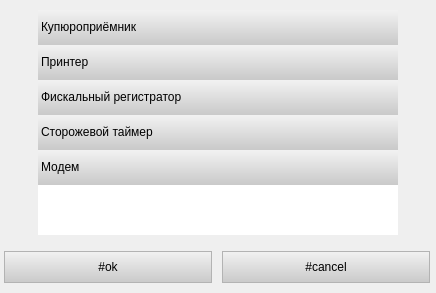
<?xml version="1.0" encoding="UTF-8"?>
<ui version="4.0">
 <class>frmHardwareWindow</class>
 <widget class="QWidget" name="frmHardwareWindow">
  <property name="geometry">
   <rect>
    <x>0</x>
    <y>0</y>
    <width>436</width>
    <height>293</height>
   </rect>
  </property>
  <property name="windowTitle">
   <string notr="true"/>
  </property>
  <property name="styleSheet">
   <string notr="true">/* Кнопки поиска и добавления устройства */
QPushButton
{
	border: 1px solid #B3B3B3;
	padding: 8px;
	width: 190px;
	color: black;
	background-color: qlineargradient(spread:pad, x1:0, y1:0, x2:0, y2:1, stop:0 #F2F2F2, stop:1 #C9C9C9);
}

QPushButton:pressed
{
	color: black;
	background-color: qlineargradient(spread:pad, x1:0, y1:0, x2:0, y2:1, stop:0 #C9C9C9, stop:1 #F2F2F2);
}

QPushButton:disabled
{
	color: grey;
	background-color: #C9C9C9;
}

/* Список типов устройств */
QListWidget
{
	border: none;
	min-width: 360 px;
}

QListWidget::item
{
	border: none;
	height: 35px;
	color: black;
	background-color: qlineargradient(spread:pad, x1:0, y1:0, x2:0, y2:1, stop:0 #F2F2F2, stop:1 #C9C9C9);
}

QListView::item:selected
{
	background-color: qlineargradient(spread:pad, x1:0, y1:0, x2:0, y2:1, stop:0 #6B90B3, stop:1 #E1F3FA);
}</string>
  </property>
  <layout class="QVBoxLayout" name="verticalLayout_2">
   <property name="spacing">
    <number>0</number>
   </property>
   <property name="margin">
    <number>0</number>
   </property>
   <item>
    <spacer name="verticalSpacer_3">
     <property name="orientation">
      <enum>Qt::Vertical</enum>
     </property>
     <property name="sizeType">
      <enum>QSizePolicy::Fixed</enum>
     </property>
     <property name="sizeHint" stdset="0">
      <size>
       <width>20</width>
       <height>10</height>
      </size>
     </property>
    </spacer>
   </item>
   <item>
    <widget class="QStackedWidget" name="stackedWidget">
     <property name="currentIndex">
      <number>1</number>
     </property>
     <widget class="QWidget" name="wAllDevicesPage">
      <layout class="QVBoxLayout" name="verticalLayout">
       <property name="margin">
        <number>0</number>
       </property>
       <item>
        <layout class="QHBoxLayout" name="horizontalLayout_2">
         <item>
          <spacer name="horizontalSpacer">
           <property name="orientation">
            <enum>Qt::Horizontal</enum>
           </property>
           <property name="sizeHint" stdset="0">
            <size>
             <width>40</width>
             <height>20</height>
            </size>
           </property>
          </spacer>
         </item>
         <item>
          <widget class="QPushButton" name="btnDetect">
           <property name="text">
            <string>#detect</string>
           </property>
          </widget>
         </item>
         <item>
          <widget class="QPushButton" name="btnAdd">
           <property name="text">
            <string>#add_slot</string>
           </property>
          </widget>
         </item>
         <item>
          <spacer name="horizontalSpacer_2">
           <property name="orientation">
            <enum>Qt::Horizontal</enum>
           </property>
           <property name="sizeHint" stdset="0">
            <size>
             <width>40</width>
             <height>20</height>
            </size>
           </property>
          </spacer>
         </item>
        </layout>
       </item>
       <item>
        <spacer name="verticalSpacer">
         <property name="orientation">
          <enum>Qt::Vertical</enum>
         </property>
         <property name="sizeType">
          <enum>QSizePolicy::Fixed</enum>
         </property>
         <property name="sizeHint" stdset="0">
          <size>
           <width>20</width>
           <height>10</height>
          </size>
         </property>
        </spacer>
       </item>
       <item>
        <widget class="QScrollArea" name="scrollArea">
         <property name="frameShape">
          <enum>QFrame::NoFrame</enum>
         </property>
         <property name="verticalScrollBarPolicy">
          <enum>Qt::ScrollBarAsNeeded</enum>
         </property>
         <property name="widgetResizable">
          <bool>true</bool>
         </property>
         <widget class="QWidget" name="scrollAreaWidgetContents">
          <property name="geometry">
           <rect>
            <x>0</x>
            <y>0</y>
            <width>98</width>
            <height>28</height>
           </rect>
          </property>
          <layout class="QVBoxLayout" name="verticalLayout_4">
           <property name="spacing">
            <number>0</number>
           </property>
           <property name="margin">
            <number>0</number>
           </property>
           <item>
            <widget class="QWidget" name="slotsWidget" native="true">
             <property name="sizePolicy">
              <sizepolicy hsizetype="Preferred" vsizetype="Expanding">
               <horstretch>0</horstretch>
               <verstretch>0</verstretch>
              </sizepolicy>
             </property>
            </widget>
           </item>
          </layout>
         </widget>
        </widget>
       </item>
      </layout>
     </widget>
     <widget class="QWidget" name="wSelectTypePage">
      <layout class="QVBoxLayout" name="verticalLayout_3">
       <property name="margin">
        <number>0</number>
       </property>
       <item>
        <layout class="QHBoxLayout" name="horizontalLayout_3">
         <item>
          <spacer name="horizontalSpacer_4">
           <property name="orientation">
            <enum>Qt::Horizontal</enum>
           </property>
           <property name="sizeHint" stdset="0">
            <size>
             <width>40</width>
             <height>20</height>
            </size>
           </property>
          </spacer>
         </item>
         <item>
          <layout class="QVBoxLayout" name="verticalLayout_5">
           <item>
            <widget class="QListWidget" name="lwTypes">
             <property name="enabled">
              <bool>true</bool>
             </property>
             <property name="sizePolicy">
              <sizepolicy hsizetype="Expanding" vsizetype="Expanding">
               <horstretch>0</horstretch>
               <verstretch>0</verstretch>
              </sizepolicy>
             </property>
             <item>
              <property name="text">
               <string notr="true">Купюроприёмник</string>
              </property>
             </item>
             <item>
              <property name="text">
               <string notr="true">Принтер</string>
              </property>
             </item>
             <item>
              <property name="text">
               <string notr="true">Фискальный регистратор</string>
              </property>
             </item>
             <item>
              <property name="text">
               <string notr="true">Сторожевой таймер</string>
              </property>
             </item>
             <item>
              <property name="text">
               <string notr="true">Модем</string>
              </property>
             </item>
            </widget>
           </item>
           <item>
            <spacer name="verticalSpacer_4">
             <property name="orientation">
              <enum>Qt::Vertical</enum>
             </property>
             <property name="sizeType">
              <enum>QSizePolicy::Fixed</enum>
             </property>
             <property name="sizeHint" stdset="0">
              <size>
               <width>20</width>
               <height>10</height>
              </size>
             </property>
            </spacer>
           </item>
          </layout>
         </item>
         <item>
          <spacer name="horizontalSpacer_3">
           <property name="orientation">
            <enum>Qt::Horizontal</enum>
           </property>
           <property name="sizeHint" stdset="0">
            <size>
             <width>40</width>
             <height>20</height>
            </size>
           </property>
          </spacer>
         </item>
        </layout>
       </item>
       <item>
        <layout class="QHBoxLayout" name="horizontalLayout">
         <item>
          <widget class="QPushButton" name="btnOk">
           <property name="sizePolicy">
            <sizepolicy hsizetype="Maximum" vsizetype="Fixed">
             <horstretch>0</horstretch>
             <verstretch>0</verstretch>
            </sizepolicy>
           </property>
           <property name="text">
            <string>#ok</string>
           </property>
          </widget>
         </item>
         <item>
          <widget class="QPushButton" name="btnCancel">
           <property name="sizePolicy">
            <sizepolicy hsizetype="Maximum" vsizetype="Fixed">
             <horstretch>0</horstretch>
             <verstretch>0</verstretch>
            </sizepolicy>
           </property>
           <property name="text">
            <string>#cancel</string>
           </property>
          </widget>
         </item>
        </layout>
       </item>
       <item>
        <spacer name="verticalSpacer_2">
         <property name="orientation">
          <enum>Qt::Vertical</enum>
         </property>
         <property name="sizeType">
          <enum>QSizePolicy::Fixed</enum>
         </property>
         <property name="sizeHint" stdset="0">
          <size>
           <width>20</width>
           <height>10</height>
          </size>
         </property>
        </spacer>
       </item>
      </layout>
     </widget>
    </widget>
   </item>
  </layout>
 </widget>
 <resources>
  <include location="Resources/Resources.qrc"/>
 </resources>
 <connections/>
</ui>
